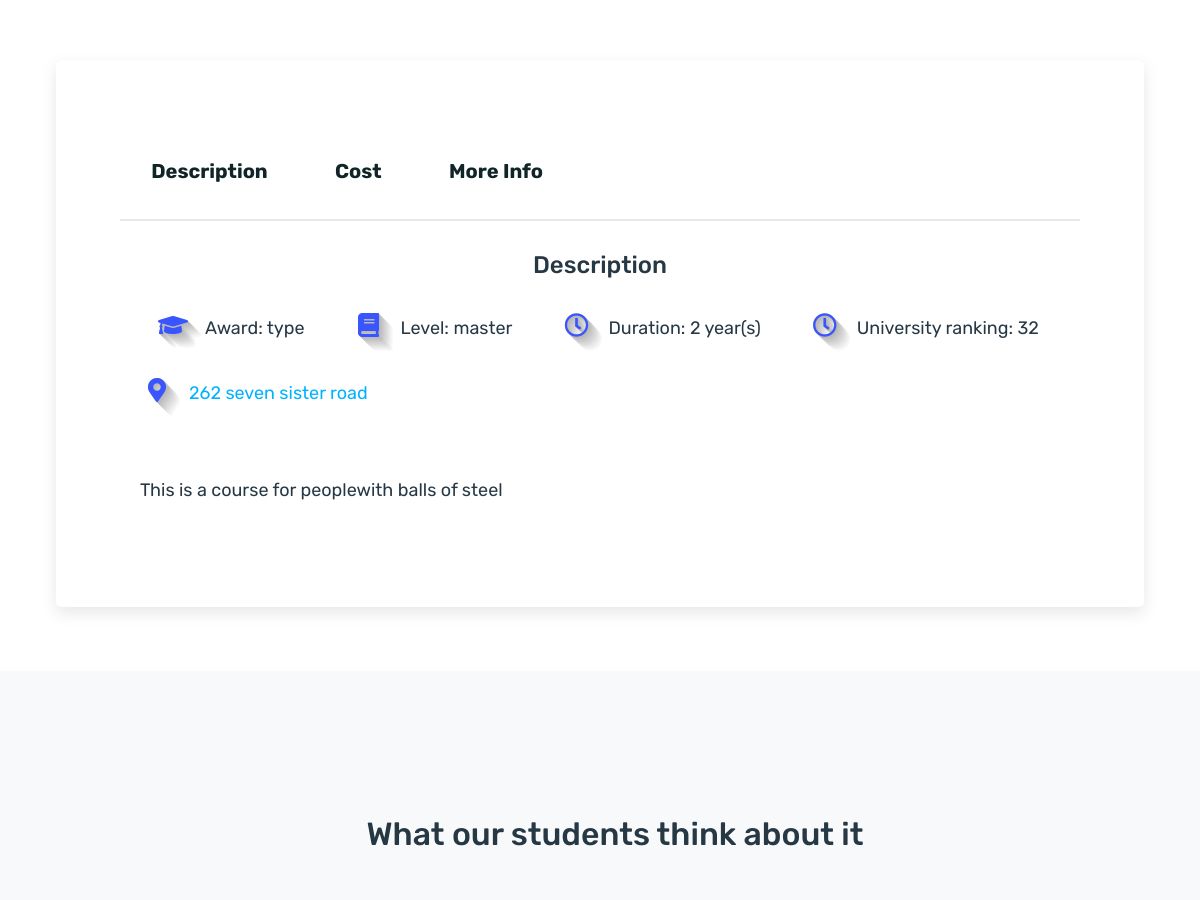
The app's page /search_programme/4/ (middle part), older data.
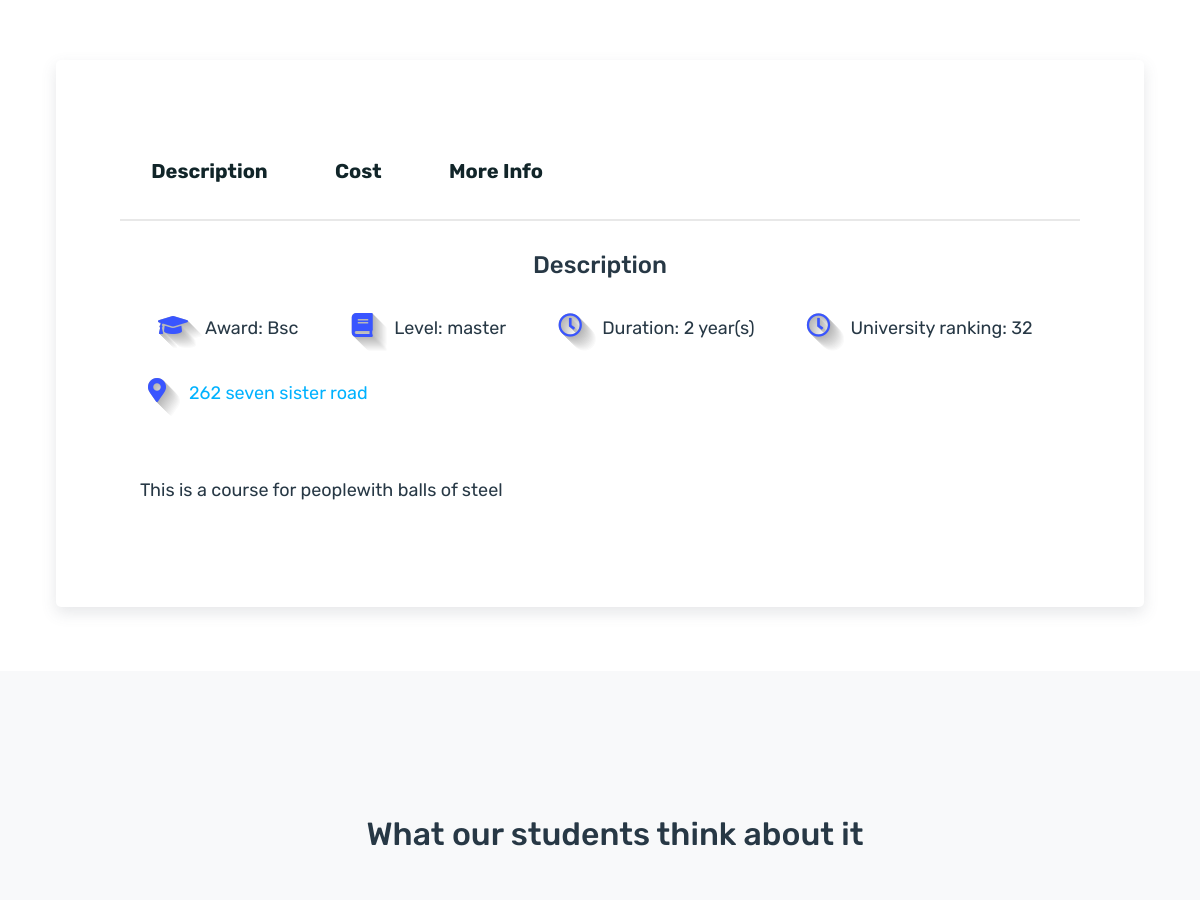
The same page, newer data.
### lingua/models.py (models this page shows, shortened)
class Programme(models.Model):
    university = models.ForeignKey('lingua.University', on_delete=models.CASCADE, related_name='universities')
    image = models.ImageField(default='LinguaLogo.jpg', upload_to='university_img')
    name = models.CharField(max_length=140, null=True)
    address_link = models.URLField(null=True)
    address = models.CharField(max_length=140, null=True)
    coordinate_lat = models.DecimalField(max_digits=7, decimal_places=4, null=True)
    coordinate_long = models.DecimalField(max_digits=7, decimal_places=4, null=True)
    programme_url = models.URLField(null=True)
    duration = models.IntegerField(null=True)
    ranking = models.CharField(max_length=140, null=True)
    start_date = models.DateField(null=True)
    award = models.CharField(max_length=140, null=True)
    level = models.CharField(max_length=140, null=True)
    description = models.TextField(null=True)
    attendance = models.CharField(max_length=140, null=True)
    learning_mode = models.CharField(max_length=140, null=True)
    original_cost = models.DecimalField(max_digits=7, decimal_places=2, null=True, blank=True)
    discount_cost = models.DecimalField(max_digits=7, decimal_places=2, null=True, blank=True)

### lingua/models.py (called while the page is built)
    def __str__(self):
        return self.name

### lingua/templates/lingua_templates/single_programme.html (shortened to what this page needs)
{% extends "lingua_templates/header.html" %}
{% block content %}
<div class="single-programme">
    <div class="tab" role="tabpanel">
        <ul class="nav nav-tabs" role="tablist">
            <li role="presentation" class="active"><a href="#Section1" aria-controls="home" role="tab" data-toggle="tab">Description</a></li>
            <li role="presentation"><a href="#Section2" aria-controls="profile" role="tab" data-toggle="tab">Cost</a></li>
            <li role="presentation"><a href="#Section3" aria-controls="messages" role="tab" data-toggle="tab">More Info</a></li>
        </ul>
        <div class="tab-content tabs">
            <div role="tabpanel" class="tab-pane fade in active show" id="Section1">
                <h3>Description</h3>
                <div class="row">
                    <p class="icons"><i class="fas fa-graduation-cap lingua-icon-dark-small"></i>Award: {{ programme.award }}</p>
                    <p class="icons"><i class="fas fa-book lingua-icon-dark-small"></i>Level: {{ programme.level }}</p>
                    <p class="icons"><i class="far fa-clock lingua-icon-dark-small"></i>Duration: {{ programme.duration }} year(s)</p>
                    <p class="icons"><i class="far fa-clock lingua-icon-dark-small"></i>University ranking: {{ programme.ranking }}</p>
                    <p><i class="fas fa-map-marker-alt lingua-icon-dark-small"></i><a id="address" href=" {{ programme.address_link }} " target="_blank">{{ programme.address }}</a></p>
                </div>
                <p>{{ programme.description|linebreaks }}</p>
            </div>
        </div>
    </div>
</div>
{% include "lingua_templates/testimonials/single_testimonial_programme.html" %}
{% endblock %}

Row changes from the older to the newer data that the page shows:
changed Programme "master": award "type" → "Bsc"
